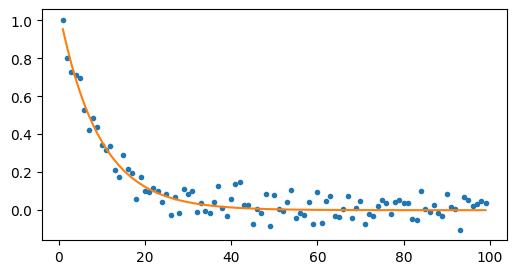

Source code (Python):
from matplotlib.pyplot import subplots, savefig
from numpy import arange
from numpy.random import randn
from lcapy import expr

e = expr('a * exp(-t  / tau) * u(t)')
tv = arange(1, 100)
vv = e.subs({'a': 1, 'tau': 10}).evaluate(tv) + randn(len(tv)) * 0.05
results = e.estimate(tv, vv, ranges={'a': (0, 10), 'tau': (1, 20)})

vv2 = e.subs(results.params).evaluate(tv)
fig, axes = subplots(1, figsize=(6, 3))
axes.plot(tv, vv, '.')
axes.plot(tv, vv2)
savefig(__file__.replace('.py', '.png'), bbox_inches='tight')
